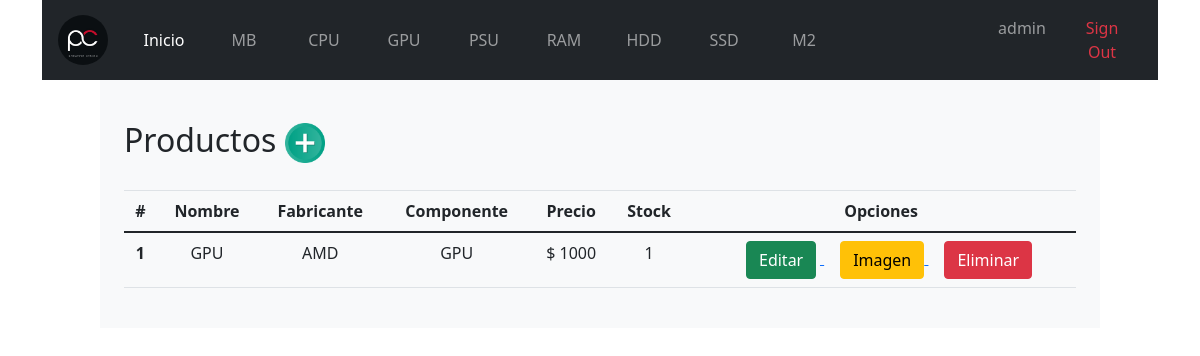
The page /panel/ (signed in) on the database its author committed.
### core/models.py (models this page shows, shortened)
class Producto(models.Model):
    ID          = models.AutoField(primary_key=True)
    Nombre      = models.CharField(max_length=99)
    Fabricante  = models.ForeignKey(Fabricante, on_delete=models.CASCADE, null=True, blank=True)
    Componente  = models.ForeignKey(Componente, on_delete=models.CASCADE, null=True, blank=True)
    Precio      = models.IntegerField(default=0)
    Stock       = models.IntegerField(default=0)
    Imagen      = models.FileField(upload_to='static/media', null=True, blank=True )

class Fabricante(models.Model):
    ID          = models.AutoField(primary_key=True)
    Nombre      = models.CharField(max_length=99)
    def __str__(self):
        return self.Nombre

class Componente(models.Model):
    ID          = models.AutoField(primary_key=True)
    Nombre      = models.CharField(max_length=99)
    def __str__(self):
        return self.Nombre

### core/views.py (the view)
# urls.py: path('panel/', Panel, name='Panel'),
def Panel(request):
    productos = Producto.objects.all()
    contexto = {'productos': productos}
    return render(request,'panel.html', contexto)

### core/templates/panel.html
{% extends 'base.html' %}
{% load static %}
{% block body%}
<div class="container bg-light col-md-10" style="padding: 2%;">
    <h2 class="justify-content-between">Productos
    <a href="{% url 'FormAddProd' %}">
        <img src="../static/img/interface/add.ico" alt="Añadir productos" style="margin-bottom: 2%;margin-top: 2%; max-width: 40px;">
    </a></h2>
    <div class="row">
        {% for Producto in productos %}
        <div class="col-md-12 container justify-content-center">
              <table class="table" style="text-align: center;">
                <thead>
                  <tr>
                    <th scope="col">#</th>
                    <th scope="col">Nombre</th>
                    <th scope="col">Fabricante</th>
                    <th scope="col">Componente</th>
                    <th scope="col">Precio</th>
                    <th scope="col">Stock</th>
                    <th scope="col">Opciones</th>
                  </tr>
                </thead>
                <tbody>
                  <tr>
                    <th scope="row">{{Producto.ID}}</th>
                    <td>{{Producto.Nombre}}</td>
                    <td>{{Producto.Fabricante}}</td>
                    <td>{{Producto.Componente}}</td>
                    <td>$ {{Producto.Precio}}</td>
                    <td>{{Producto.Stock}}</td>
                    <td>
                        <a href="{% url 'FormAddProd' %}">
                            <button type="button" class="btn btn-success ml-3 " style="margin-right: 1%;">Editar</button>
                        </a>
                        <a href="{% url 'FormAddProd' %}">
                            <button type="button" class="btn btn-warning ml-3 ">Imagen</button>
                        </a>
                        <a href="{% url 'FormAddProd' %}">
                            <button type="button" class="btn btn-danger ml-3 ">Eliminar</button>
                        </a>
                    </td>
                  </tr>
                </tbody>
              </table>
        </div>
        {% endfor %}
    </div>
</div>
{% endblock%}

### core/templates/base.html (shortened to what this page needs)
<!doctype html>
<html lang="es/ES">
  <head>
    <link rel="stylesheet" href="https://stackpath.bootstrapcdn.com/bootstrap/4.3.1/css/bootstrap.min.css">
    <link href="https://cdn.jsdelivr.net/npm/bootstrap@5.0.1/dist/css/bootstrap.min.css" rel="stylesheet">
    <link rel="stylesheet" href="../static/css/style.css">
    </head>
    <body background="../static/img/background/bg.jpg">
        <div class="container ">
        <nav class="navbar navbar-expand navbar-dark bg-dark" >
            <a class="navbar-brand" href="{% url 'index' %}">
                <img src="../static/img/interface/pc-logo.jpg" width="50" height="auto" alt="" style="margin-right: 2%;border-radius: 100%;" >
            </a>
            <div class="collapse navbar-collapse " id="navbarSupportedContent" >
            <ul class="navbar-nav mr-auto nav  justify-content-start" >
                <li class="nav-item active">
                <a class="nav-link" href="{% url 'index' %}">Inicio </a>
                </li>
                <li class="nav-item ">
                    <a class="nav-link" href="#">MB</a>
                </li>
                <li class="nav-item " >
                    <a class="nav-link" href="#">CPU</a>
                </li>
                <li class="nav-item ">
                    <a class="nav-link" href="#">GPU</a>
                </li>
                <li class="nav-item ">
                    <a class="nav-link" href="#">PSU</a>
                </li>
                <li class="nav-item ">
                    <a class="nav-link" href="#">RAM</a>
                </li>
                <li class="nav-item ">
                    <a class="nav-link" href="#">HDD</a>
                </li>
                <li class="nav-item ">
                    <a class="nav-link" href="#">SSD</a>
                </li>
                <li class="nav-item "s>
                    <a class="nav-link" href="#">M2</a>
                </li>
                    </ul>
                </div>
                <div class="collapse navbar-collapse justify-content-end" id="navbarSupportedContent">
                    <ul class="navbar-nav">
                        {% if user.is_authenticated %}
                        {% if user.username != 'admin' %}
                        <li class="nav-item">
                            <a class="nav-link" href="#">{{user.username}}</a>
                        </li>
                        {% elif user.username == 'admin' %}
                        <li class="nav-item">
                            <a class="nav-link" href="{% url 'Panel' %}">{{user.username}}</a>
                        </li>
                        {% endif %}
                        <li class="nav-item">
                            <a class="nav-link text-danger" href="{% url 'Out' %}">Sign Out</a>
                        </li>
                        {% endif %}
        </nav>
    </div>
        {% block body %}
        {% endblock %}
  </body>
</html>

### core/static/css/style.css (style rules this page uses)
nav a { text-align: center; }
nav li { border: none; padding:0; margin: 0%; width: 80px; height: 100%; }

### rows shown on the page
Producto: ID "1", Nombre "GPU", Fabricante "AMD", Componente "GPU", Precio "1000", Stock "1"

### other values the page prints
{{ user.username }} "admin"
